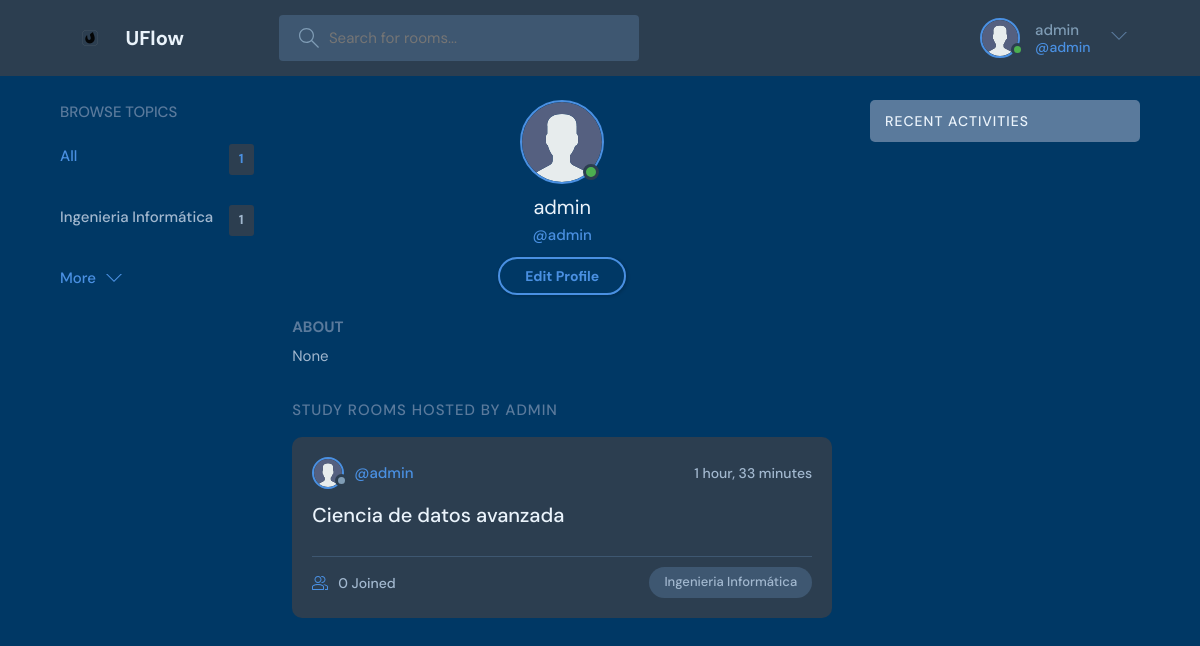
The page /profile/1/ (signed in) on the database its author committed.
### base/models.py (models this page shows, shortened)
class User(AbstractUser):
    username = models.CharField(unique=True,max_length=200, null=True)
    first_name = models.CharField(max_length=200, null=True)
    last_name = models.CharField(max_length=200, null=True)
    email = models.EmailField(unique=True, null=True)
    bio = models.TextField(null=True)
    avatar = models.ImageField(null=True, default="avatar.svg")
    birthdate = models.DateField(null=True, blank=True)
    USERNAME_FIELD = 'username'
    REQUIRED_FIELDS = []

class Topic(models.Model):
    name = models.CharField(max_length=200)

class Room(models.Model):
    host = models.ForeignKey(User, on_delete=models.CASCADE)
    topic = models.ForeignKey(Topic, on_delete=models.SET_NULL, null=True)
    name = models.CharField(max_length=200)
    description = models.TextField(null=True, blank=True)
    participants = models.ManyToManyField(User, related_name='participants', blank=True)
    updated = models.DateTimeField(auto_now=True)
    created = models.DateTimeField(auto_now_add=True)
    class Meta:
        ordering = ['-updated', '-created']

### base/views.py (the view)
# urls.py: path('profile/<str:pk>/', views.userProfile, name='user-profile'),
def userProfile(request,pk):
    user = User.objects.get(id=pk)  # Fetch a specific User object by its primary key (pk)
    rooms = user.room_set.all()  # Fetch all rooms created by the user
    room_messages = user.message_set.all()  # Fetch all messages sent by the user
    topics = Topic.objects.all()  # Fetch all Topic objects from the database
    context = {'user': user, 'rooms': rooms,'room_messages': room_messages, 'topics': topics }  # Context dictionary to pass data to the template
    return render(request, 'base/profile.html',context)

### base/templates/base/profile.html
{% extends 'main.html' %}
{% block content %}
  <main class="profile-page layout layout--3">
    <div class="container">
      {% include 'base/topics_component.html' %}
      <div class="roomList">
        <div class="profile">
          <div class="profile__avatar">
            <div class="avatar avatar--large active">
              <img src="{{user.avatar.url}}" />
            </div>
          </div>
          <div class="profile__info">
            <h3>{{user.username}}</h3>
            <p>@{{user.username}}</p>
            {% if request.user == user %}
            <a href="{% url 'update-user' %}" class="btn btn--main btn--pill">Edit Profile</a>
            {% endif %}
          </div>
          <div class="profile__about">
            <h3>About</h3>
            <p>
              {{ user.bio }}
            </p>
          </div>
        </div>
        <div class="roomList__header">
          <div>
            <h2>Study Rooms Hosted by {{user.username}}</a>
            </h2>
          </div>
        </div>
        {% include 'base/feed_component.html' %}
      </div>
      {% include 'base/activity_component.html' %}
    </div>
  </main>
{% endblock content %}

### templates/nav.html (shortened to what this page needs)
{% load static %}
<header class="header header--loggedIn">
  <div class="container">
    <a href="{% url 'home' %}" class="header__logo">
      <img  src="{% static 'images/logo.png' %}"  />
      <h1>UFlow</h1>
    </a>
    <form class="header__search" method="GET" action="{% url 'home' %}">
      <label>
        <input name="q" placeholder="Search for rooms..." />
      </label>
    </form>
    <nav class="header__menu">
      {% if request.user.is_authenticated %}
      <div class="header__user">
        <a href="{%url 'user-profile' request.user.id %}">
          <div class="avatar avatar--medium active">
            <img src="{{request.user.avatar.url}}" />
          </div>
          <p>{{request.user.username}}<span>@{{request.user.username}}</span></p>
        </a>
        <button class="dropdown-button">
          <svg version="1.1" xmlns="http://www.w3.org/2000/svg" width="32" height="32" viewBox="0 0 32 32">
            <title>chevron-down</title>
            <path d="M16 21l-13-13h-3l16 16 16-16h-3l-13 13z"></path>
          </svg>
        </button>
      </div>
      {% else %}
      <a href="{% url 'login' %}">
        <img src="{% static 'images/avatar.svg' %}" />
        <p>Login</p>
      </a>
      {% endif %}
    </nav>
  </div>
</header>

### base/templates/base/topics_component.html
        <div class="topics">
            <div class="topics__header">
              <h2>Browse Topics</h2>
            </div>
            <ul class="topics__list">
              <li>
                <a href="{% url 'home' %}" class="active">All <span>{{topics.count}}</span></a>
              </li>
              {% for topic in topics%}
              <li>
                <a href="{% url 'home' %}?q={{topic.name}}">{{topic.name}}<span>{{topic.room_set.all.count}}</span></a>
              </li>
              {% endfor %}
            </ul>
            <a class="btn btn--link" href="{% url 'topics' %}">
              More
              <svg version="1.1" xmlns="http://www.w3.org/2000/svg" width="32" height="32" viewBox="0 0 32 32">
                <title>chevron-down</title>
                <path d="M16 21l-13-13h-3l16 16 16-16h-3l-13 13z"></path>
              </svg>
            </a>
          </div>

### base/templates/base/feed_component.html (shortened to what this page needs)
{% for room in rooms %}
<div class="roomListRoom">
    <div class="roomListRoom__header">
      <a href="{% url 'user-profile' room.host.id %}" class="roomListRoom__author">
        <div class="avatar avatar--small">
          <img src="{{room.host.avatar.url}}" />
        </div>
        <span>@{{room.host.username}}</span>
      </a>
      <div class="roomListRoom__actions">
        <span>{{room.created|timesince}}</span>
      </div>
    </div>
    <div class="roomListRoom__content">
      <a href="{% url 'room' room.id %}">{{room.name}}</a>
    </div>
    <div class="roomListRoom__meta">
      <a href="{% url 'room' room.id %}" class="roomListRoom__joined">
        {{room.participants.count}} Joined
      </a>
      <p class="roomListRoom__topic">{{room.topic.name}}</p>
    </div>
        </div>
{% endfor %}

### rows shown on the page
User: user.avatar (placeholder picture), user.username "admin", avatar (placeholder picture), username "admin", bio "None", username "ADMIN"
Topic: name "Ingenieria Informática", room_set.all.count "1"
Room: host.avatar (placeholder picture), host.username "admin", created "1 hour, 33 minutes", name "Ciencia de datos avanzada", participants.count "0", topic.name "Ingenieria Informática"

### other values the page prints
{{ topics.count }} "1"
